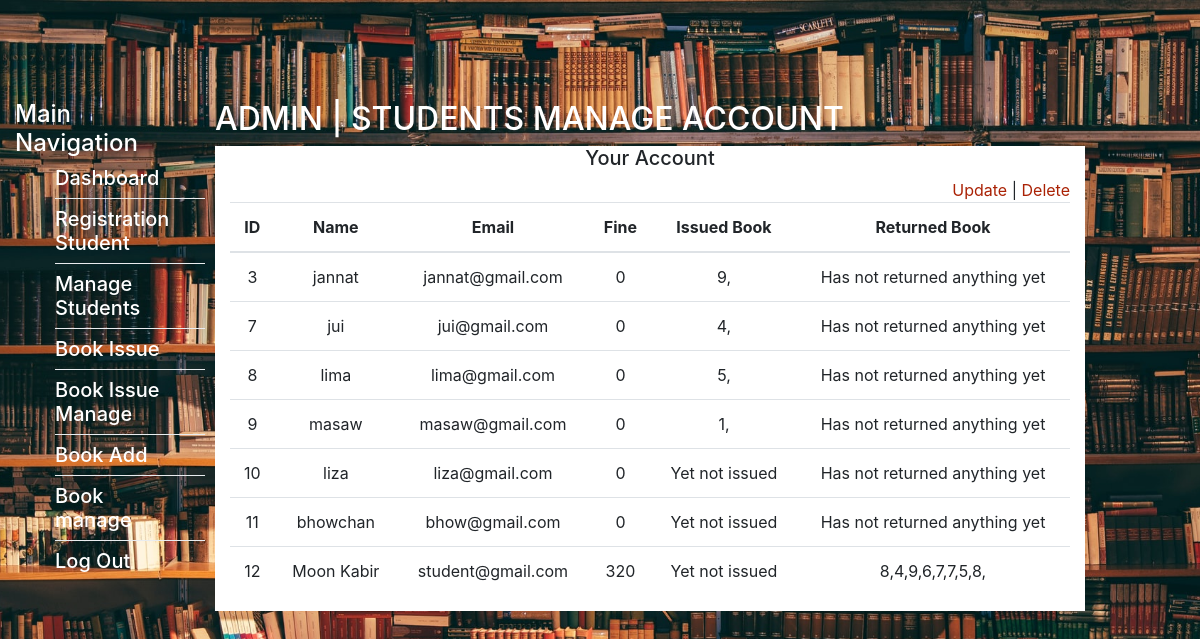
Screenshot of /admin-manage-students.php (signed in) with the database file from the repository.
### tables this page shows
CREATE TABLE `registration` (
  `id` int(11) NOT NULL,
  `full_name` varchar(100) NOT NULL,
  `address` varchar(100) NOT NULL,
  `city` varchar(100) NOT NULL,
  `gender` varchar(100) NOT NULL,
  `email` varchar(100) NOT NULL,
  `password` varchar(255) NOT NULL
);

CREATE TABLE `book_issue` (
  `id` int(11) NOT NULL,
  `book_name` varchar(255) NOT NULL,
  `book_id` int(11) NOT NULL,
  `book_author` varchar(255) NOT NULL,
  `book_edition` varchar(255) NOT NULL,
  `book_publication` varchar(100) NOT NULL,
  `student_id` int(11) NOT NULL,
  `student_mail` varchar(255) NOT NULL,
  `issue_date` varchar(255) NOT NULL,
  `return_date` varchar(255) NOT NULL
);

CREATE TABLE `book_return` (
  `id` int(11) NOT NULL,
  `book_id` int(11) NOT NULL,
  `book_name` varchar(255) NOT NULL,
  `book_author` varchar(255) NOT NULL,
  `edition` int(11) NOT NULL,
  `book_publication` varchar(255) NOT NULL,
  `student_id` int(11) NOT NULL,
  `issue_date` varchar(255) NOT NULL,
  `return_date` varchar(255) NOT NULL,
  `sudent_return_book` varchar(255) NOT NULL,
  `fine` int(11) NOT NULL
);

### inc/admin/manage-students-dashboard.php (the view, shortened to what this page needs)
<div class="container-fluid container-fullw bg-white doctor-specialization">
    <div class="row">
        <div class="col-md-12 doctor-specialization-list">
            <h5 class="text-center">Your Account</h5>
            <div class="text-right">
                <a class="update" href='admin-student-edit-profile.php'>Update</a> | <a class="update" href='admin-student-delete.php'>Delete</a>
            </div>
            <form method="POST">
                <table class="table table-hover" id="sample-table-1">
                    <thead>
                        <tr>
                            <th class="center">ID</th>
                            <th>Name</th>
                            <th>Email</th>
                            <th>Fine</th>
                            <th>Issued Book</th>
                            <th>Returned Book</th>
                        </tr>
                    </thead>
                    <tbody>
                    <?php
                        while ($data = mysqli_fetch_assoc($result)) {
                            ?>
                            <tr>
                                <td><?php echo $data['id'];?></td>
                                <td><?php echo $data['full_name'];?></td>
                                <td><?php echo $data['email'];?></td>
                                <td>
                                    <?php
                                        $query2 = "SELECT * FROM `book_return` WHERE student_id = {$data['id']}";
                                        $result2 = mysqli_query($connection,$query2);
                                        $fine = 0;
                                        while ($data2 = mysqli_fetch_assoc($result2)) {
                                            if($data2['fine']){
                                                $fine += $data2['fine'];
                                            }
                                        }
                                        echo ( $fine);
                                    ?>
                                </td>
                                <td>
                                    <?php
                                        $query2 = "SELECT * FROM `book_issue` WHERE student_id = {$data['id']}";
                                        $result2 = mysqli_query($connection,$query2);
                                        $book_issue_content = "Yet not issued";
                                        while ($data2 = mysqli_fetch_assoc($result2)) {
                                            if($data2['book_id']){
                                                echo $book_issue_content = $data2['book_id'].",";
                                                $book_issue_content = '';
                                            }
                                        }
                                        echo $book_issue_content;
                                    ?>
                                </td>
                                <td>
                                    <?php
                                        $query2 = "SELECT * FROM `book_return` WHERE student_id = {$data['id']}";
                                        $result2 = mysqli_query($connection,$query2);
                                        $book_issue_content = "Has not returned anything yet";
                                        while ($data2 = mysqli_fetch_assoc($result2)) {
                                            if($data2['book_id']){
                                                echo $book_issue_content = $data2['book_id'].",";
                                                $book_issue_content = '';
                                            }
                                        }
                                        echo $book_issue_content;
                                    ?>
                                </td>
                            </tr>
                            <?php
                        }
                    ?>
                    </tbody>
                </table>
            </form>
        </div>
    </div>
</div>

### inc/headerwithoutnav.php (shortened to what this page needs)
<!DOCTYPE html>
<html lang="en">
<head>
    <link rel="stylesheet" href="assets/css/bootstrap.min.css">
    <link rel="stylesheet" href="assets/css/main.css">
</head>
<body>
    <div class="main-body">
        <div class="slider">

### admin-manage-students.php (shortened to what this page needs)
<?php
include('inc/headerwithoutnav.php');
$connection = mysqli_connect(DB_SERVER,DB_USER,DB_PASS,DB_NAME);
$query = "SELECT * FROM `registration` ORDER BY `registration`.`id` ASC";
$result = mysqli_query($connection,$query);
?>
<div class="container-fluid admin-dashboard">
    <div class="row">
		<div class="col-lg-2">
			<?php include('inc/admin/sidebar.php'); ?>
		</div>
		<div class="col-lg-9 doctor-specialization">
			<div class="admin-header d-flex justify-content-between">
				<h2>ADMIN | STUDENTS MANAGE ACCOUNT</h2>
			</div>
            <?php include('inc/admin/manage-students-dashboard.php'); ?>
		</div>
    </div>
</div>
<?php include('inc/footer.php'); ?>

### inc/admin/sidebar.php
<div class="sidebar app-aside" id="sidebar">
    <div class="sidebar-container perfect-scrollbar ps-container ps-active-y">
        <nav>
            <div class="navbar-title">
                <span><h4>Main Navigation</h4></span>
            </div>
            <ul class="main-navigation-menu">
                <li class="dropbtn"><a href="admin-dashboard.php"><h5>Dashboard</h5></a></li>
                <li><div class="dropdown-divider"></div></li>
                <li class="dropbtn"><a href="admin-student-registration.php"><h5>Registration Student</h5></a></li>
                <li><div class="dropdown-divider"></div></li>
                <li class="dropbtn"><a href="admin-manage-students.php"><h5>Manage Students</h5></a></li>
                <li><div class="dropdown-divider"></div></li>
                <li class="dropbtn"><a href="admin-book-issue.php"><h5>Book Issue</h5></a></li>
                <li><div class="dropdown-divider"></div></li>
                <li class="dropbtn"><a href="admin-book-issue-manage.php"><h5>Book Issue Manage</h5></a></li>
                <li><div class="dropdown-divider"></div></li>
                <li class="dropbtn"><a href="admin-book-add.php"><h5>Book Add</h5></a></li>
                <li><div class="dropdown-divider"></div></li>
                <li class="dropbtn"><a href="admin-books-manage.php"><h5>Book manage</h5></a></li>
                <li><div class="dropdown-divider"></div></li>
                <li class="dropbtn"><a href="inc/logout.php"><h5>Log Out</h5></a></li>
            </ul>
        </nav>
    </div>
</div>

### inc/footer.php
</div></div></body></html>

### assets/css/main.css (style rules this page uses)
a, a:hover { text-decoration: none; color: #AA2205; }
li { list-style: none; }
body { background-image: url(../images/bg.jpg); height: 100vh; position: relative; background-size: cover; background-position: center; background-repeat: no-repeat; background-attachment: fixed; }
.admin-header h2,.admin-header ul,#sidebar .main-navigation-menu a ,#sidebar .navbar-title { color: white; }
#sidebar nav { margin-top: 100px; }
.dropdown-divider { width: 150px; }
.admin-header { margin-top: 100px; }
th,td { text-align: center; }

### rows the page displays
registration: id "3", full_name "jannat", email "jannat@gmail.com", fine "0", book_issue_content "Has not returned anything yet"
book_issue: book "9,"
registration: id "7", full_name "jui", email "jui@gmail.com", fine "0", book_issue_content "Has not returned anything yet"
book_issue: book "4,"
registration: id "8", full_name "lima", email "lima@gmail.com", fine "0", book_issue_content "Has not returned anything yet"
book_issue: book "5,"
registration: id "9", full_name "masaw", email "masaw@gmail.com", fine "0", book_issue_content "Has not returned anything yet"
book_issue: book "1,"
registration: id "10", full_name "liza", email "liza@gmail.com", fine "0", book_issue_content "Yet not issued", book_issue_content "Has not returned anything yet"
registration: id "11", full_name "bhowchan", email "bhow@gmail.com", fine "0", book_issue_content "Yet not issued", book_issue_content "Has not returned anything yet"
registration: id "12", full_name "Moon Kabir", email "student@gmail.com", fine "320", book_issue_content "Yet not issued"
book_return: book "8,"
book_return: book "4,"
book_return: book "9,"
book_return: book "6,"
book_return: book "7,"
book_return: book "7,"
book_return: book "5,"
book_return: book "8,"
